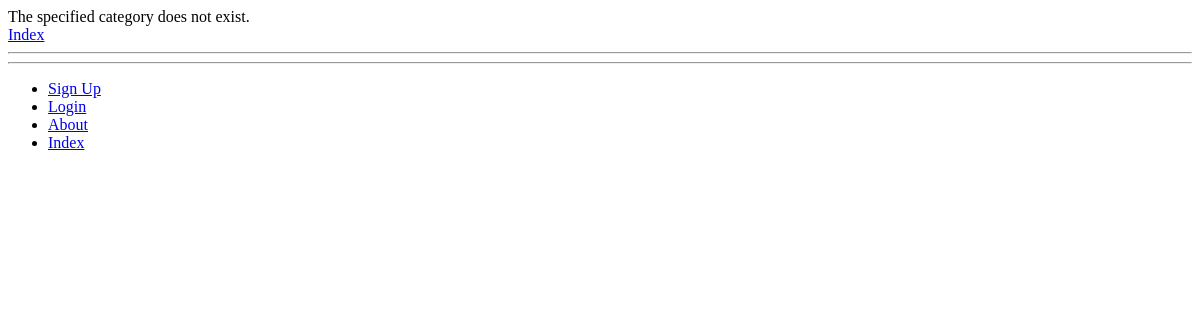
/rango/category/python/, run on an earlier commit of the app's database.
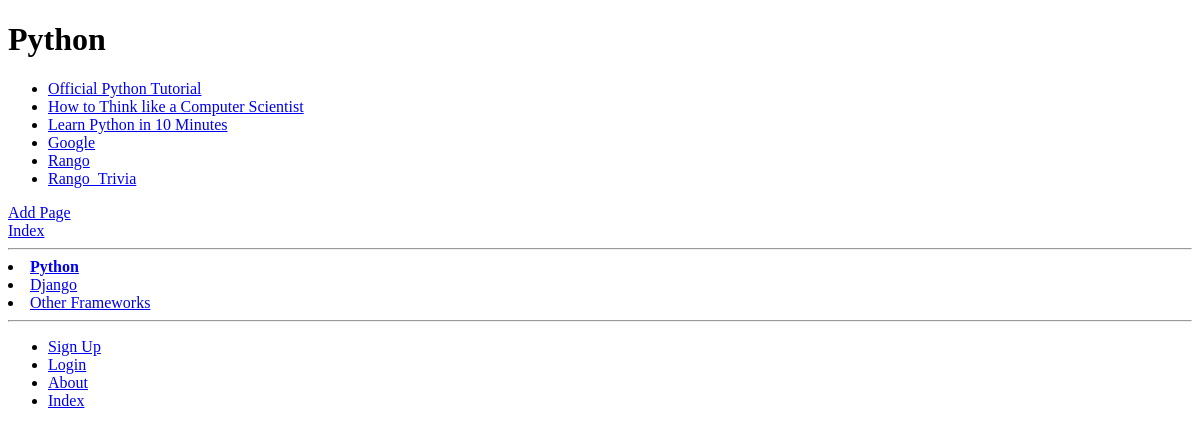
And on a later commit of the database.
### rango/models.py (models this page shows, shortened)
class Category(models.Model):
	NAME_MAX_LENGTH = 128
	name = models.CharField(max_length=NAME_MAX_LENGTH, unique=True)
	views = models.IntegerField(default=0)
	likes = models.IntegerField(default=0)
	slug = models.SlugField(unique=True)
	class Meta:
		verbose_name_plural = 'categories'

class Page(models.Model):
	TITLE_MAX_LENGTH = 128
	URL_MAX_LENGTH = 200
	category = models.ForeignKey(Category, on_delete=models.CASCADE)
	title = models.CharField(max_length=TITLE_MAX_LENGTH)
	url = models.URLField()
	views = models.IntegerField(default=0)

### rango/views.py (the view)
# urls.py: path('category/<slug:category_name_slug>/', views.show_category, name='show_category'),
def show_category(request, category_name_slug):
	context_dict = {}
	try:
		category = Category.objects.get(slug=category_name_slug)
		pages = Page.objects.filter(category=category)
		context_dict['pages'] = pages
		context_dict['category'] = category
	except Category.DoesNotExist:
		context_dict['category'] = None
		context_dict['pages'] = None
	return render(request, 'rango/category.html', context=context_dict)

### rango/templatetags/rango_template_tags.py (called while the page is built)
@register.inclusion_tag('rango/categories.html')
def get_category_list(current_category=None):
	return {'categories': Category.objects.all(),
			'current_category':current_category}

### templates/rango/category.html (shortened to what this page needs)
{% extends 'rango/base.html' %}
{% load staticfiles %}
{% block body_block %}
		{% if category %}
			<h1>{{ category.name }}</h1>
			{% if pages %}
			<ul>
				{% for page in pages %}
				<li><a href="{{ page.url }}">{{ page.title }}</a></li>
				{% endfor %}
			</ul>
			{% else %}
			<strong>No pages currently in category.</strong>
				{% endif %}
				<a href="/rango/category/{{category.slug }}/add_page/">Add Page</a> <br/>
				{% else %}
				The specified category does not exist.
				{% endif %}
			<div>
			<a href="/">Index</a><br />
			</div>
{% endblock %}

### templates/rango/base.html (shortened to what this page needs)
<!DOCTYPE html>
{% load staticfiles %}
{% load rango_template_tags %}
<html>
	<head lang="en">
	</head>
	<body>
		<div>
		{% block body_block %}
		{% endblock %}
		<hr />
		<div>
			{% block sidebar_block %}
				{% get_category_list category %}
			{% endblock %}
		</div>
		</div>
		<hr />
		<div>
			<ul>
			{% if user.is_authenticated %}
				<li><a href="{% url 'rango:restricted' %}">Restricted Page</a></li>
				<li><a href="{% url 'rango:add_category' %}">Add New Category</a></li>
				<li><a href="{% url 'rango:logout' %}">Logout</a></li>
			{% else %}
				<li><a href="{% url 'rango:register' %}">Sign Up</a></li>
				<li><a href="{% url 'rango:login' %}">Login</a></li>
			{% endif %}
				<li><a href="{% url 'rango:about' %}">About</a></li>
				<li><a href="{% url 'rango:index' %}">Index</a></li>
			</ul>
		</div>
	</body>
</html>

### templates/rango/categories.html
{% for c in categories %}
	{% if c == current_category %}
	<li>
	<strong>
		<a href="{% url 'rango:show_category' c.slug %}">{{ c.name }}</a>
	</strong>
	</li>
	{% else %}
	<li>
		<a href="{% url 'rango:show_category' c.slug %}">{{ c.name }}</a>
	</li>
	{% endif %}
{% endfor %}

What changed in the data, as far as the page shows it:
added Category: name "Python"
added Page: title "Official Python Tutorial"
added Page: title "How to Think like a Computer Scientist"
added Page: title "Learn Python in 10 Minutes"
added Page: title "Google"
added Page: title "Rango"
added Page: title "Rango_Trivia"
added Category: name "Django"
added Category: name "Other Frameworks"
Also different on the page:
text no longer shown: "The specified category does not exist."
text now shown: "Add Page"
